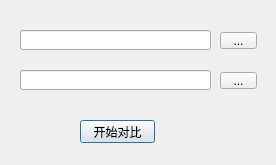
<?xml version="1.0" encoding="UTF-8"?>
<ui version="4.0">
 <class>UICompareDialog</class>
 <widget class="QDialog" name="UICompareDialog">
  <property name="geometry">
   <rect>
    <x>0</x>
    <y>0</y>
    <width>276</width>
    <height>165</height>
   </rect>
  </property>
  <property name="windowTitle">
   <string>Dialog</string>
  </property>
  <widget class="QPushButton" name="doCompareButton">
   <property name="geometry">
    <rect>
     <x>80</x>
     <y>120</y>
     <width>75</width>
     <height>23</height>
    </rect>
   </property>
   <property name="text">
    <string>开始对比</string>
   </property>
  </widget>
  <widget class="QLineEdit" name="edit_infoFileA">
   <property name="geometry">
    <rect>
     <x>20</x>
     <y>30</y>
     <width>191</width>
     <height>20</height>
    </rect>
   </property>
  </widget>
  <widget class="QToolButton" name="tb_infoFileA">
   <property name="geometry">
    <rect>
     <x>220</x>
     <y>32</y>
     <width>37</width>
     <height>17</height>
    </rect>
   </property>
   <property name="text">
    <string>...</string>
   </property>
  </widget>
  <widget class="QToolButton" name="tb_infoFileB">
   <property name="geometry">
    <rect>
     <x>220</x>
     <y>72</y>
     <width>37</width>
     <height>17</height>
    </rect>
   </property>
   <property name="text">
    <string>...</string>
   </property>
  </widget>
  <widget class="QLineEdit" name="edit_infoFileB">
   <property name="geometry">
    <rect>
     <x>20</x>
     <y>70</y>
     <width>191</width>
     <height>20</height>
    </rect>
   </property>
  </widget>
 </widget>
 <resources/>
 <connections/>
</ui>
